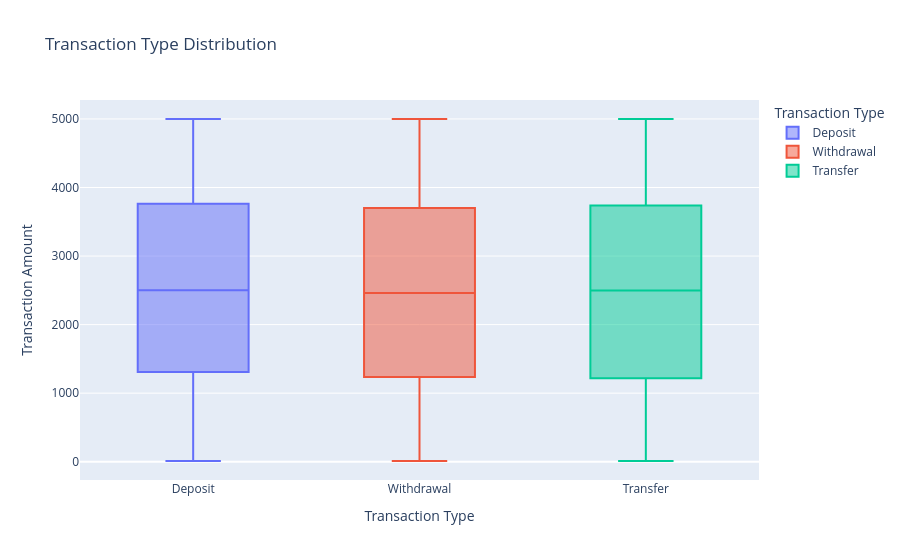

The notebook cell this image was saved under:
### Code cell
fx = px.box(df,
            x="Transaction Type",
            y="Transaction Amount",
            color="Transaction Type",
            title="Transaction Type Distribution")
fx.show()

### Figure 1 — Plotly figure (JSON) as saved in the notebook; plotly's stock layout.template omitted (floating-point values rounded to 4 significant figures; data arrays with more than 128 entries replaced by an {"elided": "..."} marker saying what was removed)
{"data": [{"alignmentgroup": "True", "hovertemplate": "Transaction Type=%{x}<br>Transaction Amount=%{y}<extra></extra>", "legendgroup": "Deposit", "marker": {"color": "#636efa"}, "name": "Deposit", "notched": false, "offsetgroup": "Deposit", "orientation": "v", "showlegend": true, "type": "box", "x": {"elided": "4883 str values"}, "x0": " ", "xaxis": "x", "y": {"elided": "4883 float values"}, "y0": " ", "yaxis": "y"}, {"alignmentgroup": "True", "hovertemplate": "Transaction Type=%{x}<br>Transaction Amount=%{y}<extra></extra>", "legendgroup": "Withdrawal", "marker": {"color": "#EF553B"}, "name": "Withdrawal", "notched": false, "offsetgroup": "Withdrawal", "orientation": "v", "showlegend": true, "type": "box", "x": {"elided": "5030 str values"}, "x0": " ", "xaxis": "x", "y": {"elided": "5030 float values"}, "y0": " ", "yaxis": "y"}, {"alignmentgroup": "True", "hovertemplate": "Transaction Type=%{x}<br>Transaction Amount=%{y}<extra></extra>", "legendgroup": "Transfer", "marker": {"color": "#00cc96"}, "name": "Transfer", "notched": false, "offsetgroup": "Transfer", "orientation": "v", "showlegend": true, "type": "box", "x": {"elided": "5043 str values"}, "x0": " ", "xaxis": "x", "y": {"elided": "5043 float values"}, "y0": " ", "yaxis": "y"}], "layout": {"boxmode": "overlay", "legend": {"title": {"text": "Transaction Type"}, "tracegroupgap": 0}, "title": {"text": "Transaction Type Distribution"}, "xaxis": {"anchor": "y", "categoryarray": ["Deposit", "Withdrawal", "Transfer"], "categoryorder": "array", "domain": [0, 1], "title": {"text": "Transaction Type"}}, "yaxis": {"anchor": "x", "domain": [0, 1], "title": {"text": "Transaction Amount"}}}}
